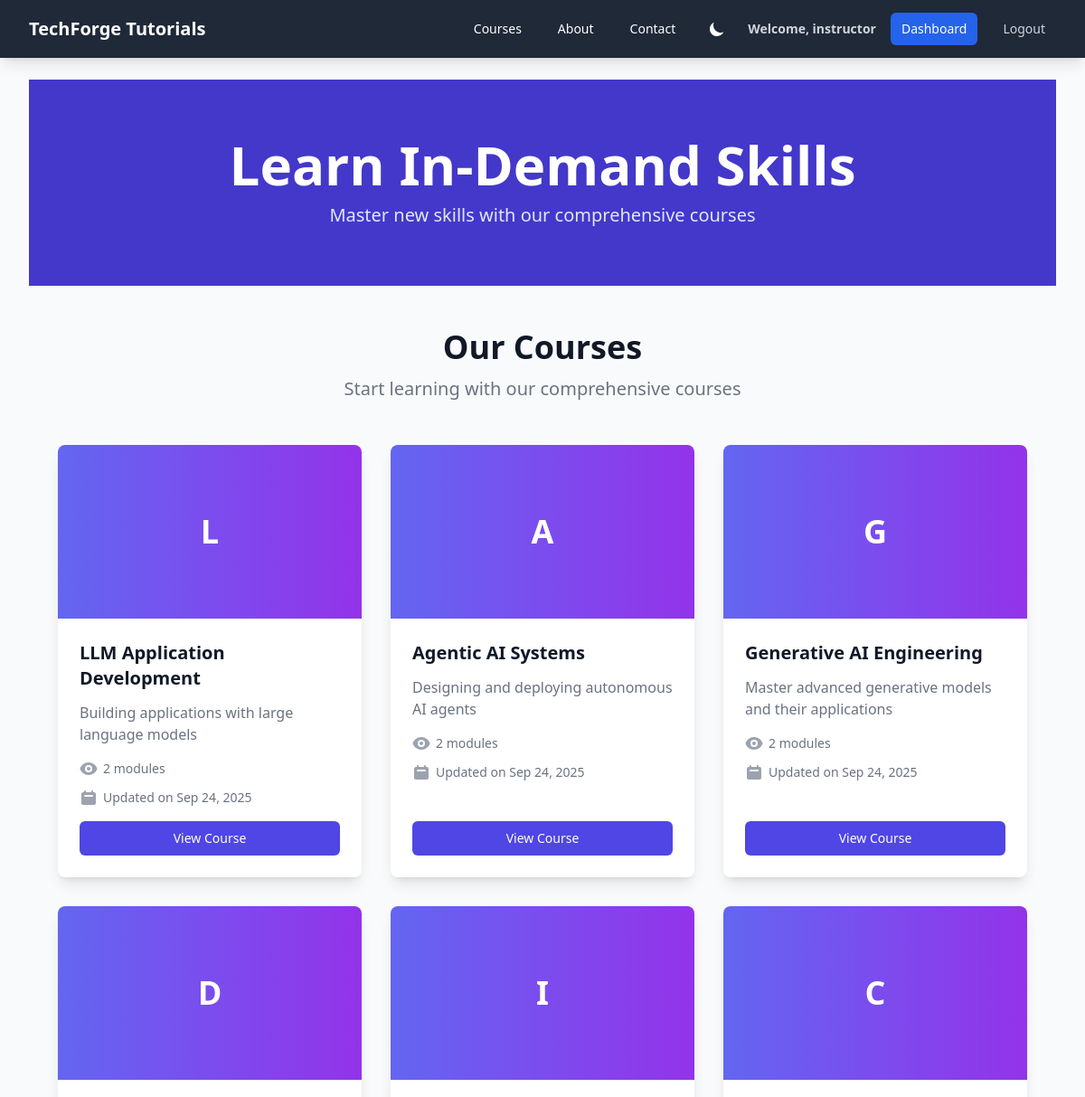
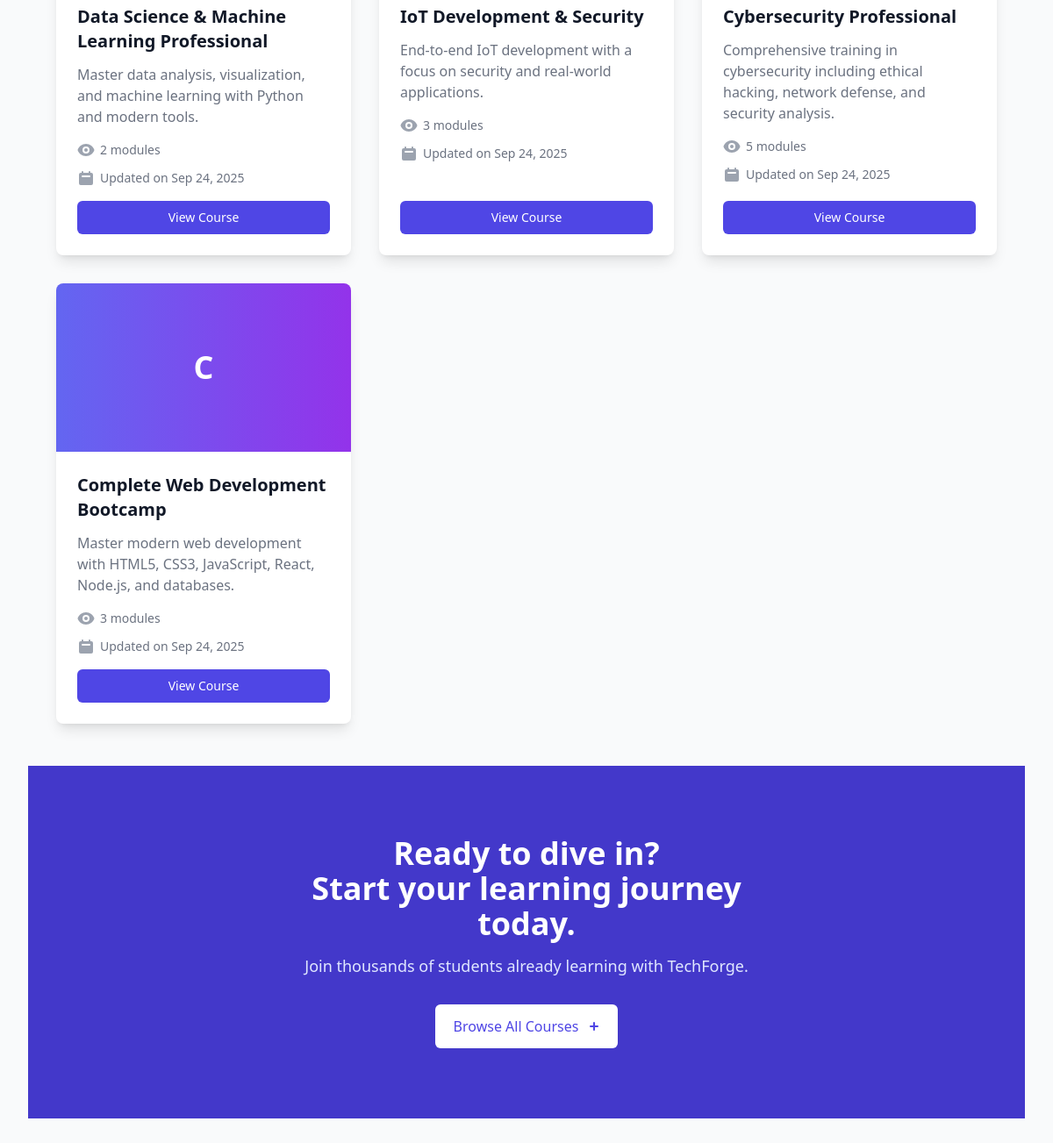
The page /courses/ (signed in) on the database its author committed (2 pictures, top to bottom).
### courses/models.py (models this page shows, shortened)
class Course(models.Model):
    title = models.CharField(max_length=200)
    slug = models.SlugField(unique=True, blank=True)
    description = models.TextField()
    created_at = models.DateTimeField(auto_now_add=True)
    updated_at = models.DateTimeField(auto_now=True)

### courses/views.py (the view)
# urls.py: path('', views.courses_list, name='courses_list'),
def courses_list(request):
    courses = Course.objects.all().order_by('-created_at')
    return render(request, 'courses/courses_list.html', {'courses': courses})

### core/context_processors.py (called while the page is built)
def user_activity(request):
    if not request.user.is_authenticated:
        return {}
    recent_activities = UserActivity.objects.filter(
        user=request.user
    ).select_related('user').order_by('-timestamp')[:5]
    return {
        'recent_activities': recent_activities
    }

### templates/courses/courses_list.html (shortened to what this page needs)
{% extends 'base.html' %}
{% block content %}
<div class="bg-gray-50 dark:bg-gray-900 min-h-screen">
    <div class="bg-indigo-700 text-white py-16">
        <div class="max-w-7xl mx-auto px-4 sm:px-6 lg:px-8 text-center">
            <h1 class="text-4xl font-extrabold sm:text-5xl md:text-6xl">
                Learn In-Demand Skills
            </h1>
            <p class="mt-3 max-w-md mx-auto text-xl text-indigo-100 sm:max-w-3xl">
                Master new skills with our comprehensive courses
            </p>
        </div>
    </div>
    <div class="py-12 px-4 sm:px-6 lg:px-8">
        <div class="max-w-7xl mx-auto">
            <div class="text-center mb-12">
                <h2 class="text-3xl font-extrabold text-gray-900 dark:text-white sm:text-4xl">
                    Our Courses
                </h2>
                <p class="mt-3 max-w-2xl mx-auto text-xl text-gray-500 dark:text-gray-300">
                    Start learning with our comprehensive courses
                </p>
            </div>
            {% if courses %}
            <div class="grid gap-8 md:grid-cols-2 lg:grid-cols-3">
                {% for course in courses %}
                <div class="flex flex-col rounded-lg shadow-lg overflow-hidden bg-white dark:bg-gray-800 transition-transform duration-300 hover:shadow-xl hover:-translate-y-1">
                    <div class="h-48 bg-gradient-to-r from-indigo-500 to-purple-600 flex items-center justify-center">
                        <span class="text-white text-4xl font-bold">{{ course.title|slice:":1" }}</span>
                    </div>
                    <div class="flex-1 p-6 flex flex-col">
                        <div class="flex-1">
                            <h3 class="text-xl font-semibold text-gray-900 dark:text-white mb-2">
                                <a href="{% url 'courses:course_detail' course.slug %}" class="hover:text-indigo-600">
                                    {{ course.title }}
                                </a>
                            </h3>
                            <p class="mt-3 text-base text-gray-500 dark:text-gray-300">
                                {{ course.description|truncatewords:20 }}
                            </p>
                            <div class="mt-4 space-y-3">
                                <div class="flex items-center text-sm text-gray-500 dark:text-gray-400">
                                    {{ course.modules.count }} modules
                                </div>
                                <div class="flex items-center text-sm text-gray-500 dark:text-gray-400">
                                    Updated on {{ course.updated_at|date:"M d, Y" }}
                                </div>
                            </div>
                        </div>
                        <div class="mt-4">
                            <a href="{% url 'courses:course_detail' course.slug %}" class="w-full flex items-center justify-center px-4 py-2 border border-transparent text-sm font-medium rounded-md text-white bg-indigo-600 hover:bg-indigo-700 focus:outline-none focus:ring-2 focus:ring-offset-2 focus:ring-indigo-500">
                                View Course
                            </a>
                        </div>
                    </div>
                </div>
                {% endfor %}
            </div>
            {% endif %}
        </div>
    </div>
    <div class="bg-indigo-700 dark:bg-indigo-800">
        <div class="max-w-2xl mx-auto text-center py-16 px-4 sm:py-20 sm:px-6 lg:px-8">
            <h2 class="text-3xl font-extrabold text-white sm:text-4xl">
                <span class="block">Ready to dive in?</span>
                <span class="block">Start your learning journey today.</span>
            </h2>
            <p class="mt-4 text-lg leading-6 text-indigo-100">
                Join thousands of students already learning with TechForge.
            </p>
            <a href="#" class="mt-8 w-full inline-flex items-center justify-center px-5 py-3 border border-transparent text-base font-medium rounded-md text-indigo-600 dark:text-indigo-800 bg-white hover:bg-indigo-50 dark:hover:bg-indigo-100 sm:w-auto transition-colors duration-200">
                Browse All Courses
                <svg class="ml-2 -mr-1 w-5 h-5" xmlns="http://www.w3.org/2000/svg" viewBox="0 0 20 20" fill="currentColor">
                    <path fill-rule="evenodd" d="M10 5a1 1 0 011 1v3h3a1 1 0 110 2h-3v3a1 1 0 01-2 0v-3H6a1 1 0 110-2h3V6a1 1 0 011-1z" clip-rule="evenodd" />
                </svg>
            </a>
        </div>
    </div>
    </div>
{% endblock %}

### templates/base.html (shortened to what this page needs)
<!DOCTYPE html>
{% load static %}
<html lang="en">
<head>
    <script src="https://cdn.tailwindcss.com"></script>
    <link href="https://cdnjs.cloudflare.com/ajax/libs/prism/1.24.1/themes/prism-tomorrow.min.css" rel="stylesheet" />
</head>
<body class="bg-gray-50 dark:bg-gray-900">
    <nav class="sticky top-0 z-50 bg-gray-800 text-white shadow-lg">
        <div class="max-w-7xl mx-auto px-4 sm:px-6 lg:px-8">
            <div class="flex justify-between h-16">
                <div class="flex items-center">
                    <a href="{% url 'home' %}" class="text-xl font-bold text-white">TechForge Tutorials</a>
                </div>
                <div class="hidden md:flex items-center space-x-4">
                    <a href="{% url 'courses:courses_list' %}" class="px-3 py-2 rounded-md text-sm font-medium hover:bg-gray-700">Courses</a>
                    <a href="{% url 'about' %}" class="px-3 py-2 rounded-md text-sm font-medium hover:bg-gray-700">About</a>
                    <a href="{% url 'contact' %}" class="px-3 py-2 rounded-md text-sm font-medium hover:bg-gray-700">Contact</a>
                    <div class="flex items-center space-x-4 ml-auto">
                        <button id="darkModeToggle" onclick="toggleDarkMode()" class="p-2 rounded-full hover:bg-gray-700 focus:outline-none focus:ring-2 focus:ring-offset-2 focus:ring-offset-gray-800 focus:ring-white" aria-label="Toggle dark mode">
                        </button>
                        {% if user.is_authenticated %}
                            <span class="text-gray-300 text-sm font-bold">Welcome, {{ user.username }}</span>
                            <a href="{% url 'dashboard' %}" class="px-3 py-2 rounded-md text-sm font-medium bg-blue-600 hover:bg-blue-700">Dashboard</a>
                            <form action="{% url 'logout' %}" method="post" class="inline">
                                <button type="submit" class="px-3 py-2 rounded-md text-sm font-medium text-gray-300 hover:bg-gray-700 focus:outline-none">Logout</button>
                            </form>
                        {% else %}
                            <a href="{% url 'login' %}" class="px-3 py-2 rounded-md text-sm font-medium text-gray-300 hover:bg-gray-700">Login</a>
                            <a href="{% url 'register' %}" class="px-3 py-2 rounded-md text-sm font-medium text-white bg-blue-600 hover:bg-blue-700">Register</a>
                        {% endif %}
                    </div>
                </div>
            </div>
        </div>
    </nav>
    <main class="max-w-7xl mx-auto py-6 sm:px-6 lg:px-8">
        {% block content %}{% endblock %}
    </main>
</body>
</html>

### rows shown on the page
Course: title "L", title "LLM Application Development", description "Building applications with large language models", modules.count "2", updated_at "Sep 24, 2025"
Course: title "A", title "Agentic AI Systems", description "Designing and deploying autonomous AI agents", modules.count "2", updated_at "Sep 24, 2025"
Course: title "G", title "Generative AI Engineering", description "Master advanced generative models and their applications", modules.count "2", updated_at "Sep 24, 2025"
Course: title "D", title "Data Science & Machine Learning Professional", description "Master data analysis, visualization, and machine learning with Python and modern tools.", modules.count "2", updated_at "Sep 24, 2025"
Course: title "I", title "IoT Development & Security", description "End-to-end IoT development with a focus on security and real-world applications.", modules.count "3", updated_at "Sep 24, 2025"
Course: title "C", title "Cybersecurity Professional", description "Comprehensive training in cybersecurity including ethical hacking, network defense, and security analysis.", modules.count "5", updated_at "Sep 24, 2025"
Course: title "C", title "Complete Web Development Bootcamp", description "Master modern web development with HTML5, CSS3, JavaScript, React, Node.js, and databases.", modules.count "3", updated_at "Sep 24, 2025"

### other values the page prints
{{ user.username }} "instructor"
